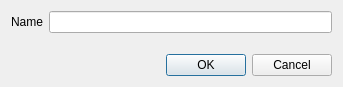
<?xml version="1.0" encoding="UTF-8"?>
<ui version="4.0">
 <class>CTagEditDialog</class>
 <widget class="QDialog" name="CTagEditDialog">
  <property name="geometry">
   <rect>
    <x>0</x>
    <y>0</y>
    <width>343</width>
    <height>87</height>
   </rect>
  </property>
  <layout class="QVBoxLayout" name="verticalLayout">
   <item>
    <layout class="QGridLayout" name="gridLayout">
     <item row="0" column="0">
      <widget class="QLabel" name="label_name">
       <property name="text">
        <string>Name</string>
       </property>
      </widget>
     </item>
     <item row="0" column="1">
      <widget class="QLineEdit" name="lineEdit_name"/>
     </item>
    </layout>
   </item>
   <item>
    <spacer name="verticalSpacer">
     <property name="orientation">
      <enum>Qt::Vertical</enum>
     </property>
     <property name="sizeHint" stdset="0">
      <size>
       <width>20</width>
       <height>11</height>
      </size>
     </property>
    </spacer>
   </item>
   <item>
    <widget class="QDialogButtonBox" name="buttonBox">
     <property name="orientation">
      <enum>Qt::Horizontal</enum>
     </property>
     <property name="standardButtons">
      <set>QDialogButtonBox::Cancel|QDialogButtonBox::Ok</set>
     </property>
    </widget>
   </item>
  </layout>
 </widget>
 <tabstops>
  <tabstop>lineEdit_name</tabstop>
 </tabstops>
 <resources/>
 <connections>
  <connection>
   <sender>buttonBox</sender>
   <signal>accepted()</signal>
   <receiver>CTagEditDialog</receiver>
   <slot>accept()</slot>
   <hints>
    <hint type="sourcelabel">
     <x>226</x>
     <y>71</y>
    </hint>
    <hint type="destinationlabel">
     <x>157</x>
     <y>86</y>
    </hint>
   </hints>
  </connection>
  <connection>
   <sender>buttonBox</sender>
   <signal>rejected()</signal>
   <receiver>CTagEditDialog</receiver>
   <slot>reject()</slot>
   <hints>
    <hint type="sourcelabel">
     <x>294</x>
     <y>77</y>
    </hint>
    <hint type="destinationlabel">
     <x>286</x>
     <y>86</y>
    </hint>
   </hints>
  </connection>
 </connections>
</ui>
